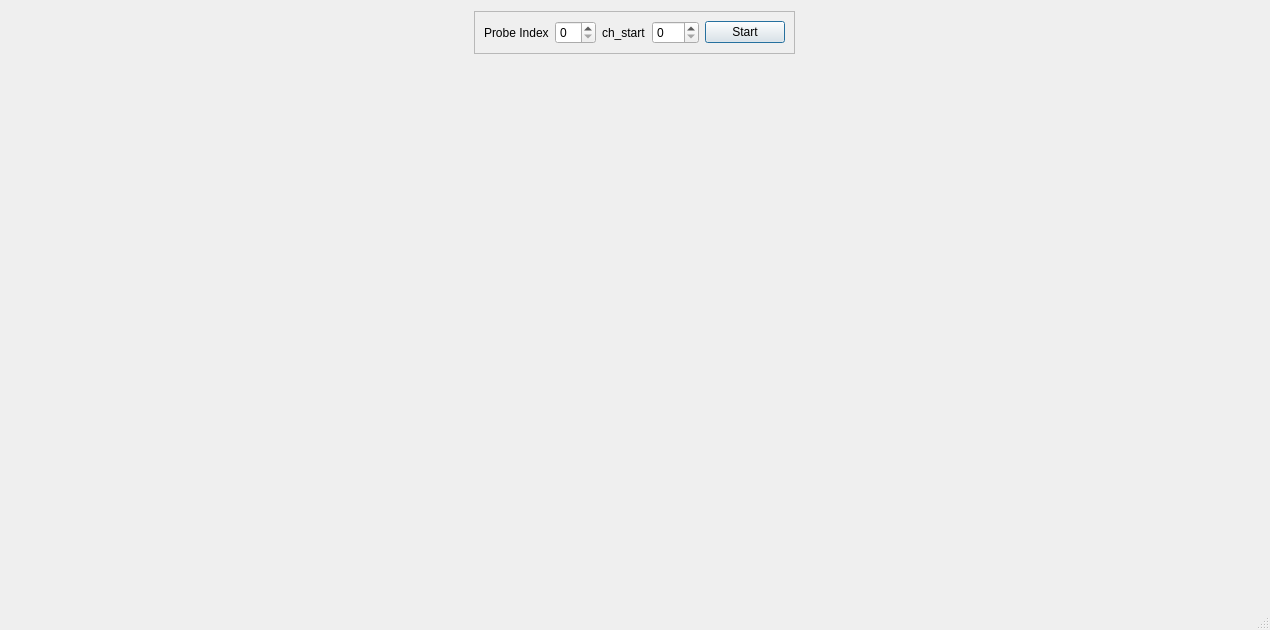
<?xml version="1.0" encoding="UTF-8"?>
<ui version="4.0">
 <class>WaveformWindow</class>
 <widget class="QDialog" name="WaveformWindow">
  <property name="geometry">
   <rect>
    <x>0</x>
    <y>0</y>
    <width>1270</width>
    <height>630</height>
   </rect>
  </property>
  <property name="windowTitle">
   <string>Dialog</string>
  </property>
  <property name="sizeGripEnabled">
   <bool>true</bool>
  </property>
  <layout class="QGridLayout" name="gridLayout">
   <item row="0" column="0" alignment="Qt::AlignHCenter">
    <widget class="QFrame" name="tool_frame">
     <property name="sizePolicy">
      <sizepolicy hsizetype="Fixed" vsizetype="Fixed">
       <horstretch>0</horstretch>
       <verstretch>0</verstretch>
      </sizepolicy>
     </property>
     <property name="frameShape">
      <enum>QFrame::StyledPanel</enum>
     </property>
     <property name="frameShadow">
      <enum>QFrame::Raised</enum>
     </property>
     <layout class="QGridLayout" name="gridLayout_2">
      <item row="0" column="1">
       <widget class="QSpinBox" name="probe_ind_spinBox"/>
      </item>
      <item row="0" column="4">
       <widget class="QPushButton" name="waveformWindow_startStop_button">
        <property name="sizePolicy">
         <sizepolicy hsizetype="Fixed" vsizetype="Fixed">
          <horstretch>0</horstretch>
          <verstretch>0</verstretch>
         </sizepolicy>
        </property>
        <property name="text">
         <string>Start</string>
        </property>
       </widget>
      </item>
      <item row="0" column="3">
       <widget class="QSpinBox" name="ch_range_spinbox">
        <property name="sizePolicy">
         <sizepolicy hsizetype="Fixed" vsizetype="Fixed">
          <horstretch>0</horstretch>
          <verstretch>0</verstretch>
         </sizepolicy>
        </property>
        <property name="maximum">
         <number>362</number>
        </property>
        <property name="singleStep">
         <number>21</number>
        </property>
       </widget>
      </item>
      <item row="0" column="2">
       <widget class="QLabel" name="label_2">
        <property name="text">
         <string>ch_start</string>
        </property>
       </widget>
      </item>
      <item row="0" column="0">
       <widget class="QLabel" name="label">
        <property name="text">
         <string>Probe Index</string>
        </property>
       </widget>
      </item>
     </layout>
    </widget>
   </item>
   <item row="1" column="0">
    <widget class="QFrame" name="plot_frame">
     <property name="sizePolicy">
      <sizepolicy hsizetype="Expanding" vsizetype="Preferred">
       <horstretch>0</horstretch>
       <verstretch>0</verstretch>
      </sizepolicy>
     </property>
     <layout class="QGridLayout" name="gridLayout_3">
      <item row="2" column="3">
       <widget class="QCustomPlot" name="widget_18" native="true">
        <property name="sizePolicy">
         <sizepolicy hsizetype="Expanding" vsizetype="Expanding">
          <horstretch>0</horstretch>
          <verstretch>0</verstretch>
         </sizepolicy>
        </property>
       </widget>
      </item>
      <item row="1" column="7">
       <widget class="QCustomPlot" name="widget_11" native="true">
        <property name="sizePolicy">
         <sizepolicy hsizetype="Expanding" vsizetype="Expanding">
          <horstretch>0</horstretch>
          <verstretch>0</verstretch>
         </sizepolicy>
        </property>
       </widget>
      </item>
      <item row="3" column="2">
       <widget class="QCustomPlot" name="widget_23" native="true"/>
      </item>
      <item row="0" column="1">
       <widget class="QCustomPlot" name="widget_14" native="true">
        <property name="sizePolicy">
         <sizepolicy hsizetype="Expanding" vsizetype="Expanding">
          <horstretch>0</horstretch>
          <verstretch>0</verstretch>
         </sizepolicy>
        </property>
       </widget>
      </item>
      <item row="1" column="2">
       <widget class="QCustomPlot" name="widget_13" native="true">
        <property name="sizePolicy">
         <sizepolicy hsizetype="Expanding" vsizetype="Expanding">
          <horstretch>0</horstretch>
          <verstretch>0</verstretch>
         </sizepolicy>
        </property>
       </widget>
      </item>
      <item row="1" column="5">
       <widget class="QCustomPlot" name="widget_7" native="true">
        <property name="sizePolicy">
         <sizepolicy hsizetype="Expanding" vsizetype="Expanding">
          <horstretch>0</horstretch>
          <verstretch>0</verstretch>
         </sizepolicy>
        </property>
       </widget>
      </item>
      <item row="2" column="2">
       <widget class="QCustomPlot" name="widget_17" native="true">
        <property name="sizePolicy">
         <sizepolicy hsizetype="Expanding" vsizetype="Expanding">
          <horstretch>0</horstretch>
          <verstretch>0</verstretch>
         </sizepolicy>
        </property>
       </widget>
      </item>
      <item row="2" column="1">
       <widget class="QCustomPlot" name="widget_16" native="true">
        <property name="sizePolicy">
         <sizepolicy hsizetype="Expanding" vsizetype="Expanding">
          <horstretch>0</horstretch>
          <verstretch>0</verstretch>
         </sizepolicy>
        </property>
       </widget>
      </item>
      <item row="0" column="7">
       <widget class="QCustomPlot" name="widget_10" native="true">
        <property name="sizePolicy">
         <sizepolicy hsizetype="Expanding" vsizetype="Expanding">
          <horstretch>0</horstretch>
          <verstretch>0</verstretch>
         </sizepolicy>
        </property>
       </widget>
      </item>
      <item row="2" column="6">
       <widget class="QCustomPlot" name="widget_21" native="true">
        <property name="sizePolicy">
         <sizepolicy hsizetype="Expanding" vsizetype="Expanding">
          <horstretch>0</horstretch>
          <verstretch>0</verstretch>
         </sizepolicy>
        </property>
       </widget>
      </item>
      <item row="1" column="3">
       <widget class="QCustomPlot" name="widget_4" native="true">
        <property name="sizePolicy">
         <sizepolicy hsizetype="Expanding" vsizetype="Expanding">
          <horstretch>0</horstretch>
          <verstretch>0</verstretch>
         </sizepolicy>
        </property>
       </widget>
      </item>
      <item row="3" column="3">
       <widget class="QCustomPlot" name="widget_24" native="true"/>
      </item>
      <item row="0" column="5">
       <widget class="QCustomPlot" name="widget_6" native="true">
        <property name="sizePolicy">
         <sizepolicy hsizetype="Expanding" vsizetype="Expanding">
          <horstretch>0</horstretch>
          <verstretch>0</verstretch>
         </sizepolicy>
        </property>
       </widget>
      </item>
      <item row="2" column="7">
       <widget class="QCustomPlot" name="widget_22" native="true">
        <property name="sizePolicy">
         <sizepolicy hsizetype="Expanding" vsizetype="Expanding">
          <horstretch>0</horstretch>
          <verstretch>0</verstretch>
         </sizepolicy>
        </property>
       </widget>
      </item>
      <item row="3" column="5">
       <widget class="QCustomPlot" name="widget_26" native="true"/>
      </item>
      <item row="2" column="4">
       <widget class="QCustomPlot" name="widget_19" native="true">
        <property name="sizePolicy">
         <sizepolicy hsizetype="Expanding" vsizetype="Expanding">
          <horstretch>0</horstretch>
          <verstretch>0</verstretch>
         </sizepolicy>
        </property>
       </widget>
      </item>
      <item row="2" column="5">
       <widget class="QCustomPlot" name="widget_20" native="true">
        <property name="sizePolicy">
         <sizepolicy hsizetype="Expanding" vsizetype="Expanding">
          <horstretch>0</horstretch>
          <verstretch>0</verstretch>
         </sizepolicy>
        </property>
       </widget>
      </item>
      <item row="0" column="2">
       <widget class="QCustomPlot" name="widget_12" native="true">
        <property name="sizePolicy">
         <sizepolicy hsizetype="Expanding" vsizetype="Expanding">
          <horstretch>0</horstretch>
          <verstretch>0</verstretch>
         </sizepolicy>
        </property>
       </widget>
      </item>
      <item row="0" column="4">
       <widget class="QCustomPlot" name="widget_3" native="true">
        <property name="sizePolicy">
         <sizepolicy hsizetype="Expanding" vsizetype="Expanding">
          <horstretch>0</horstretch>
          <verstretch>0</verstretch>
         </sizepolicy>
        </property>
       </widget>
      </item>
      <item row="0" column="3">
       <widget class="QCustomPlot" name="widget_2" native="true">
        <property name="sizePolicy">
         <sizepolicy hsizetype="Expanding" vsizetype="Expanding">
          <horstretch>0</horstretch>
          <verstretch>0</verstretch>
         </sizepolicy>
        </property>
       </widget>
      </item>
      <item row="1" column="1">
       <widget class="QCustomPlot" name="widget_15" native="true">
        <property name="sizePolicy">
         <sizepolicy hsizetype="Expanding" vsizetype="Expanding">
          <horstretch>0</horstretch>
          <verstretch>0</verstretch>
         </sizepolicy>
        </property>
       </widget>
      </item>
      <item row="0" column="6">
       <widget class="QCustomPlot" name="widget_8" native="true">
        <property name="sizePolicy">
         <sizepolicy hsizetype="Expanding" vsizetype="Expanding">
          <horstretch>0</horstretch>
          <verstretch>0</verstretch>
         </sizepolicy>
        </property>
       </widget>
      </item>
      <item row="1" column="4">
       <widget class="QCustomPlot" name="widget_5" native="true">
        <property name="sizePolicy">
         <sizepolicy hsizetype="Expanding" vsizetype="Expanding">
          <horstretch>0</horstretch>
          <verstretch>0</verstretch>
         </sizepolicy>
        </property>
       </widget>
      </item>
      <item row="1" column="6">
       <widget class="QCustomPlot" name="widget_9" native="true">
        <property name="sizePolicy">
         <sizepolicy hsizetype="Expanding" vsizetype="Expanding">
          <horstretch>0</horstretch>
          <verstretch>0</verstretch>
         </sizepolicy>
        </property>
       </widget>
      </item>
      <item row="3" column="1">
       <widget class="QCustomPlot" name="widget" native="true">
        <property name="sizePolicy">
         <sizepolicy hsizetype="Expanding" vsizetype="Expanding">
          <horstretch>0</horstretch>
          <verstretch>0</verstretch>
         </sizepolicy>
        </property>
       </widget>
      </item>
      <item row="3" column="7">
       <widget class="QCustomPlot" name="widget_28" native="true"/>
      </item>
      <item row="3" column="4">
       <widget class="QCustomPlot" name="widget_25" native="true"/>
      </item>
      <item row="3" column="6">
       <widget class="QCustomPlot" name="widget_27" native="true"/>
      </item>
      <item row="3" column="0">
       <widget class="QCustomPlot" name="widget_29" native="true">
        <property name="sizePolicy">
         <sizepolicy hsizetype="Expanding" vsizetype="Expanding">
          <horstretch>0</horstretch>
          <verstretch>0</verstretch>
         </sizepolicy>
        </property>
       </widget>
      </item>
      <item row="2" column="0">
       <widget class="QCustomPlot" name="widget_30" native="true">
        <property name="sizePolicy">
         <sizepolicy hsizetype="Expanding" vsizetype="Expanding">
          <horstretch>0</horstretch>
          <verstretch>0</verstretch>
         </sizepolicy>
        </property>
       </widget>
      </item>
      <item row="1" column="0">
       <widget class="QCustomPlot" name="widget_31" native="true">
        <property name="sizePolicy">
         <sizepolicy hsizetype="Expanding" vsizetype="Expanding">
          <horstretch>0</horstretch>
          <verstretch>0</verstretch>
         </sizepolicy>
        </property>
       </widget>
      </item>
      <item row="0" column="0">
       <widget class="QCustomPlot" name="widget_32" native="true">
        <property name="sizePolicy">
         <sizepolicy hsizetype="Expanding" vsizetype="Expanding">
          <horstretch>0</horstretch>
          <verstretch>0</verstretch>
         </sizepolicy>
        </property>
       </widget>
      </item>
     </layout>
    </widget>
   </item>
  </layout>
 </widget>
 <customwidgets>
  <customwidget>
   <class>QCustomPlot</class>
   <extends>QWidget</extends>
   <header>qcustomplot.h</header>
   <container>1</container>
  </customwidget>
 </customwidgets>
 <resources/>
 <connections/>
</ui>
